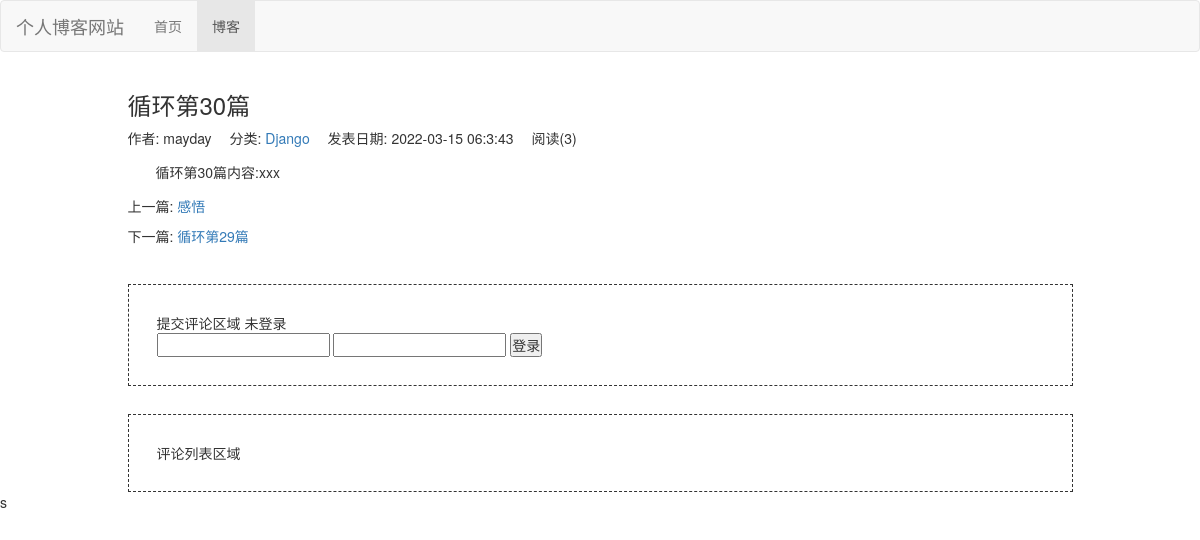
Page /blog/36 on the committed database.
### blog/models.py (models this page shows, shortened)
class Blog(models.Model, ReadNumExpandMethod):
    title = models.CharField(max_length=50)
    blog_type = models.ForeignKey(BlogType, on_delete=models.DO_NOTHING)
    content = RichTextUploadingField()
    author = models.ForeignKey(User, on_delete=models.DO_NOTHING)
    create_time = models.DateTimeField(auto_now_add=True)
    last_update_time = models.DateTimeField(auto_now=True)
    read_details = GenericRelation(ReadDetail)
    class Meta:
        ordering = ["-create_time"]

class BlogType(models.Model):
    type_name = models.CharField(max_length=15)
    def __str__(self):
        return self.type_name

### read_statistics/models.py (models this page shows)
class ReadNum(models.Model):
    read_num = models.IntegerField(default=0)
    content_type = models.ForeignKey(ContentType, on_delete=models.DO_NOTHING)
    object_id = models.PositiveIntegerField()
    content_object = GenericForeignKey('content_type', 'object_id')

### blog/views.py (the view)
# urls.py: path('<int:blog_pk>', views.blog_detail, name='blog_detail'),
def blog_detail(request, blog_pk):
    blog = get_object_or_404(Blog, id=blog_pk)
    read_cookie_key = read_statistics_once_read(request, blog)
    context = {}
    context['previous_blog'] = Blog.objects.filter(
        create_time__gt=blog.create_time).last()
    context['next_blog'] = Blog.objects.filter(
        create_time__lt=blog.create_time).first()
    context['blog'] = blog
    response = render(request, 'blog/blog_detail.html', context)
    response.set_cookie(read_cookie_key,'true')
    return response

### read_statistics/models.py (called while the page is built)
    def get_read_num(self):
        try:
            ct = ContentType.objects.get_for_model(self)
            readnum = ReadNum.objects.get(content_type=ct, object_id=self.pk)
            return readnum.read_num
        except exceptions.ObjectDoesNotExist:
            return 0

### read_statistics/utils.py (called while the page is built)
def read_statistics_once_read(request, obj):
    ct = ContentType.objects.get_for_model(obj)
    key = f"{ct.model}_{obj.pk}_read"
    if not request.COOKIES.get(key):
        readnum, created = ReadNum.objects.get_or_create(content_type=ct,
                                                         object_id=obj.pk)
        readnum.read_num += 1
        readnum.save()
        date = timezone.now().date()
        read_detail, created = ReadDetail.objects.get_or_create(
            content_type=ct, object_id=obj.pk, date=date)
        read_detail.read_num += 1
        read_detail.save()
    return key

### blog/templates/blog/blog_detail.html (shortened to what this page needs)
{% extends 'base.html' %}
{% load staticfiles %}
{% block header_extends %}
    <link rel="stylesheet" href="{% static 'blog/blog.css' %}">
{% endblock header_extends %}
{% block nav_blog_active %}
    active
{% endblock nav_blog_active %}
{% block content %}
    <div class="container">
        <div class="row">
            <div class="col-xs-10 col-xs-offset-1">
                <h3>{{ blog.title }}</h3>
                <ul class="blog-info-description">
                    <li>作者: {{ blog.author }}</li>
                    <li>分类: <a href="{% url 'blogs_with_type' blog.blog_type.pk %}">{{ blog.blog_type }}</a></li>
                    <li>发表日期: {{ blog.create_time|date:"Y-m-d H:n:s" }}</li>
                    <li>阅读({{ blog.get_read_num }})</li>
                </ul>
                <div class="blog-content">{{ blog.content|safe }}</div>
                <div class="blog-more">
                    <p>上一篇:
                        {% if previous_blog %}
                            <a href="{% url 'blog_detail' previous_blog.pk %}">{{ previous_blog.title }}</a>
                        {% else %}
                            没有了
                        {% endif %}
                    </p>
                    <p>下一篇:
                        {% if next_blog %}
                            <a href="{% url 'blog_detail' next_blog.pk %}">{{ next_blog.title }}</a>
                        {% else %}
                            没有了
                        {% endif %}
                    </p>
                </div>
            </div>
        </div>
        <div class="row">
            <div class="col-xs-10 col-xs-offset-1">
                <div style="margin-top: 2em;border: 1px dashed;padding: 2em;">
                    提交评论区域
                    {% if user.is_authenticated %}
                        已登录
                    {% else %}
                        未登录
                        <form action="提交网址" method="POST">
                            <input type="text" name="username">
                            <input type="password" name="password">
                            <input type="submit" value="登录">
                        </form>
                    {% endif %}
                </div>
                <div style="margin-top: 2em;border: 1px dashed;padding: 2em;">评论列表区域</div>
            </div>
        </div>
    </div>s
{% endblock content %}

### static/css/base.css (style rules this page uses)
* { margin: 0; padding: 0; }
ul { list-style-type: none; }

### blog/static/blog/blog.css (style rules this page uses)
ul.blog-info-description { list-style-type: none; margin-bottom: 1em; }
ul.blog-info-description li { display: inline-block; margin-right: 1em; }
div.blog-content { text-indent: 2em; }
div.blog-more { margin-top: 1em; }

### rows in the picture
Blog: title "循环第30篇", author "mayday", blog_type "Django", create_time "2022-03-15 06:3:43", get_read_num "3", content "循环第30篇内容:xxx"
Blog: title "感悟"
Blog: title "循环第29篇"
